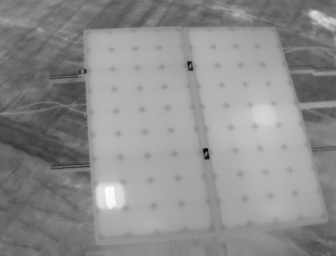
#> input picture 13 - Elaborazione immagini/DJI/DJI_0804.jpg, 336 x 256 px, found by its file name
$ python thermal_imge_processing.py
#> lines starting #> are read from the running program, lines starting #| are printed output that depends on the picture; after the words box and inside, x2 and y2 are one past the last pixel; in counts of white or black regions, pixels touching at a corner belong together; long printed decimals are rounded
##
# Analisi difetti pannelli solari

# Importo le librerie
import numpy as np
import cv2 as cv
import matplotlib.pyplot as plt

# Leggo l'immagine
PATH_img = ".\\13 - Elaborazione immagini\\DJI\\DJI_0804.jpg"
img = cv.imread(PATH_img) # In questo modo l'immagine viene letta come RGB
#> img is the input picture: shape (256, 336, 3); min 0, max 255, mean 141.2
#print(img[0,0]) # Vedo che tutti e 3 i canali hanno valori uguali

img_single_ch = img[:,:,0] # Prendo il canale 0

# Plotto l'immagine
plt.imshow(img_single_ch, cmap="gray")
plt.show()

# Extract AOI/ROI o Crop, AOI (Area Of Interest), ROI (Region Of Interest)
# Posso fare una classe point dove fornisco x e y
start_x = (90)
start_y = (34)
stop_x = (322)
stop_y = (218)

img_cut = img_single_ch[start_y:stop_y,start_x:stop_x]
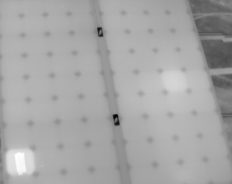
#> img_cut: shape (184, 232); min 0, max 255, mean 166.6
plt.imshow(img_cut, cmap="gray")
plt.show()

# Istogramma
'''
Facciamo il reshape della matrice perché np.histogram
ha bisogno di una flattened array
'''
# Calcolo il numero di elementi della matrice, posso farlo in diversi modi
(r,c) = img_cut.shape
#> r = 184; c = 232
n_elements = r * c
#> n_elements = 42688
#n_elements = img_cut.size
#n_elements = img_cut.shape[0] * img_cut.shape[1]

flatten_img = np.reshape(img_cut,(n_elements,1))
counts, bins = np.histogram(flatten_img, bins=256, range=(0, 255))
#> counts = 256 values, max 2485 at index 174, min 0 at index 1, mean 166.8; bins = 257 values from 0 to 255

plt.hist(bins[:-1], bins, weights=counts) # Istogramma non normalizzato
plt.show()
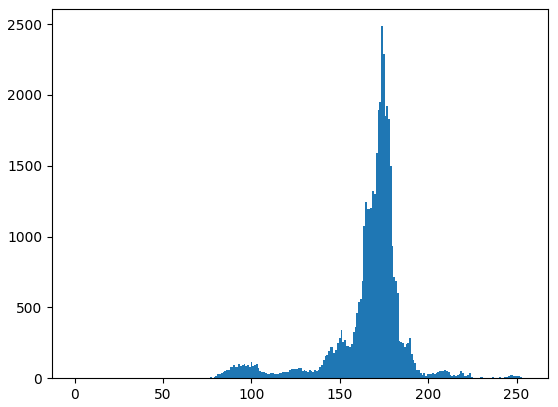
#> figure drawn by matplotlib, 1 panel; tallest bar 2485 high, from x = 173.3 to 174.3

# Anslisi multimodale, somma di n gaussiane
# Fittinig (trova le gaussiane nell'istogramma) algoritmi di clustering

# Segmentazione tramite thresholding e poi binarizziamo l'immagine
img_defect = img_cut>200
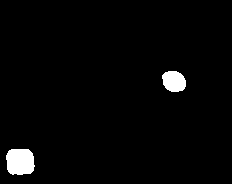
#> img_defect: shape (184, 232) bool; 2.5% white; 2 white regions, box (x1, y1, x2, y2) and area: (6, 149, 35, 175) 652, (162, 71, 186, 92) 405
plt.imshow(img_defect, cmap="gray") # Ottengo una matrice di vero o di falso
plt.show() # Possiamo calcolare l'area e la zona danneggiata

# Andiamo a calcolare l'area difettore delle celle danneggiate
# Con numpy.sum andiamo a fare la somma di tutti i valori della matrice
element_over_th = np.sum(img_defect)
#> element_over_th = 1057
ratio = element_over_th/n_elements
#> ratio = 0.0248
print(f'detected defect is {ratio}') # string literal
#| detected defect is 0.02476
# Posso calcolari anche con un for senza utilizzare numpy.sum
count = 0
for i in range(r): # per goni riga
    for j in range(c):
        if (img_cut[i,j]>200):
            count += 1
#> after the loop, count = 1057

print(f'calcolo con np.sum {element_over_th}; con ciclo {count}')
#| calcolo con np.sum 1057; con ciclo 1057

$ run again, with 13 - Elaborazione immagini/DJI/DJI_0035.jpg copied over 13 - Elaborazione immagini/DJI/DJI_0804.jpg
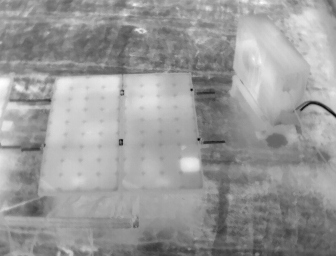
#> input picture 13 - Elaborazione immagini/DJI/DJI_0035.jpg, 336 x 256 px, found by its file name
#> img is the input picture: shape (256, 336, 3); min 0, max 255, mean 154
#> `img_cut = img_single_ch[start_y:stop_y,start_x:stop_x]`:
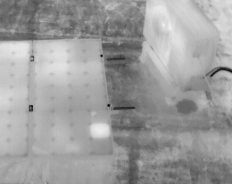
#> img_cut: shape (184, 232); min 0, max 246, mean 157.2
#> counts = 256 values, max 705 at index 162, min 0 at index 1, mean 166.8; bins = 257 values from 0 to 255
#> `img_defect = img_cut>200`:
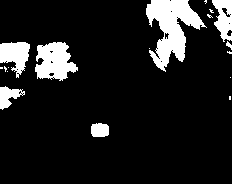
#> img_defect: shape (184, 232) bool; 11.9% white; 18 white regions (11 under 20 px), largest, box (x1, y1, x2, y2) and area: (146, 0, 207, 72) 2118, (35, 42, 78, 81) 1132, (0, 42, 30, 78) 677
#> element_over_th = 5097
#> ratio = 0.119
#| detected defect is 0.1194
#| calcolo con np.sum 5097; con ciclo 5097
